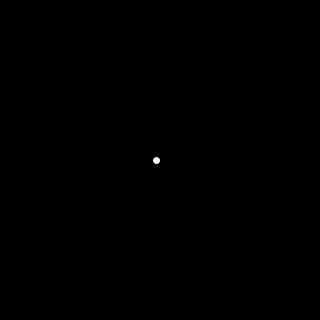
Frame 1 (no input)
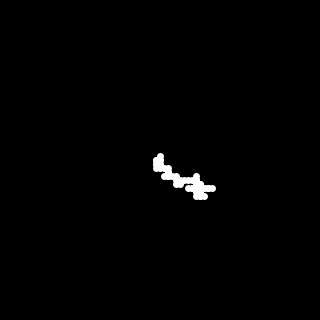
Frame 60 (the mouse pressed at the canvas centre just before this capture)
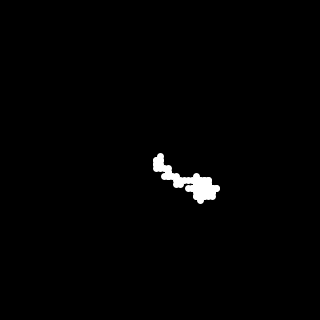
Frame 120 (the mouse held since frame 60 and released just before this capture)

The Processing sketch that drew these frames (run headless with seeded random() and noise(); from frame 60 on, the mouse is pressed at the canvas centre):

// Processing sketch: random_walker
// ── random_walker.pde
int x, y;
int step;

void setup() {
  size(320, 320);
  background(0);
  strokeWeight(7);
  stroke(255);
  x = width/2;
  y = height/2;
  step = 4;
}

void draw() {
  int r = (int)random(1, 5);
  println(r);
  switch(r) {
  case 1:
    x += step;
    break;
  case 2:
    y += step;
    break;
  case 3:
    x -= step;
    break;
  case 4:
    y -= step;
    break;
  }
  point(x, y);
  
  /*
  if (x<0 || x>width) {
    x = width/2;
    stroke(random(255), random(255), random(255));
  }
  if (y<0 || y>height) {
    y= height/2;
    //stroke(random(255), random(255), random(255));
  }
  */
}
